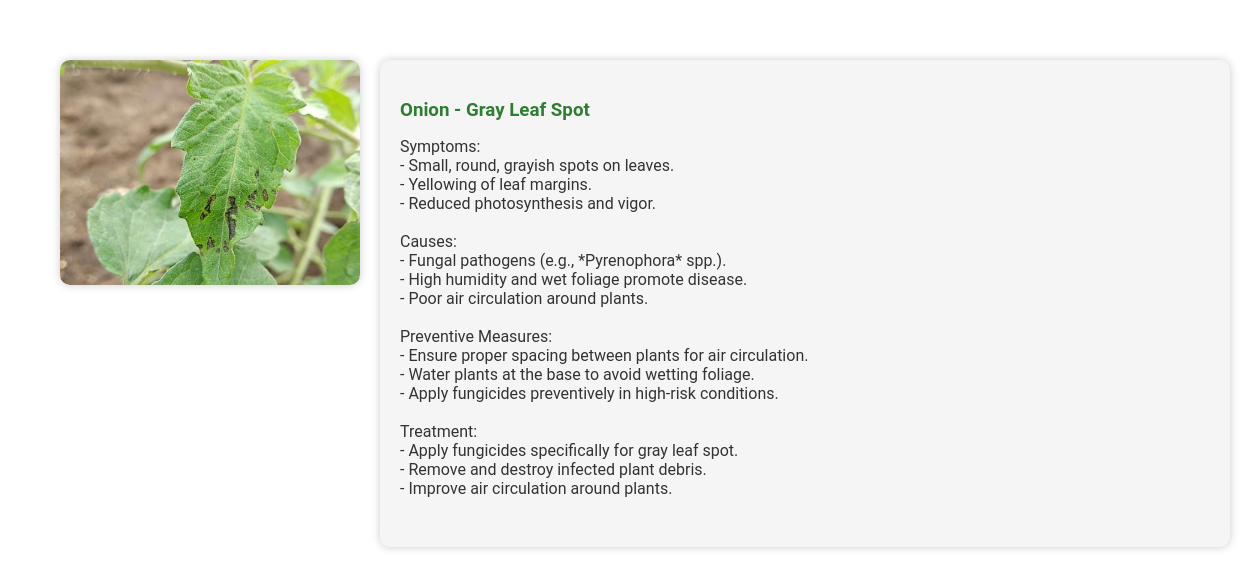
The page /disease_info/104 (signed in) on the database its author committed.
### app.py (models this page shows)
class Plant(db.Model):
    id = db.Column(db.Integer, primary_key=True)
    name = db.Column(db.String(50), unique=True, nullable=False)
    diseases = db.relationship('Disease', backref='plant', lazy=True)

class Disease(db.Model):
    id = db.Column(db.Integer, primary_key=True)
    plant_id = db.Column(db.Integer, db.ForeignKey('plant.id'), nullable=False)
    name = db.Column(db.String(100), nullable=False)
    description = db.Column(db.Text, nullable=False)
    stage = db.Column(db.String(50), nullable=False)

### app.py (the view)
@app.route('/disease_info/<int:disease_id>', methods=['GET'])
def disease_info(disease_id):
    if 'user_id' not in session:
        return redirect(url_for('login'))
    disease = Disease.query.get_or_404(disease_id)
    return render_template('disease_info.html', disease=disease)

### templates/disease_info.html (shortened to what this page needs)
<!DOCTYPE html>
<html lang="en" class="disease-info">
<head>
    <link rel="stylesheet" type="text/css" href="{{ url_for('static', filename='css/styles.css') }}">
</head>
<body class="disease-info">
    <div class="disease-info-container">
        <div class="disease-info-top">
            <img src="{{ url_for('static', filename='images/' + disease.name.lower().replace(' ', '_') + '.png') }}" alt="{{ disease.name }}">
            <div class="disease-info-content">
                <h3>{{ disease.plant.name }} - {{ disease.name }}</h3>
                <p class="convert-br">{{ disease.description|safe }}</p>
            </div>
        </div>
    </div>
</body>
</html>

### static/css/styles.css (style rules this page uses)
html, body { font-family: 'Roboto', sans-serif; margin: 0; padding: 0; height: 100%; width: 100%; scroll-behavior: smooth; background-color: #f4f4f4; }
p { color: #555; margin-bottom: 20px; }
html.disease-info, body.disease-info { background: #fff; display: flex; justify-content: center; align-items: flex-start; padding: 20px; }
.disease-info-container { display: flex; flex-direction: column; width: 100%; max-width: 1200px; margin: 0 auto; padding: 20px; }
.disease-info-top { display: flex; align-items: flex-start; justify-content: space-between; margin-bottom: 20px; }
.disease-info-top img { max-width: 300px; height: auto; border-radius: 10px; margin-right: 20px; box-shadow: 0 0 10px rgba(0, 0, 0, 0.2); }
.disease-info-content { flex: 1; padding: 20px; background: #f5f5f5; border-radius: 10px; box-shadow: 0 0 10px rgba(0, 0, 0, 0.2); }
.disease-info-content h3 { color: #2e7d32; margin-bottom: 10px; }
.disease-info-content p { color: #333; margin-bottom: 10px; }
p { color: #333333; }

### rows shown on the page
Plant: plant.name "Onion"
Disease: name "Gray Leaf Spot", description "Symptoms: - Small, round, grayish spots on leaves. - Yellowing of leaf margins. - Reduced photosynthesis and vigor. Causes: - Fungal pathogens (e.g., *Pyrenophora* spp.). - High humidity and wet foliage promote disease. - Poor air circulation around plants. Preventive Measures: - Ensure proper spacing between plants for air circulation. - Water plants at the base to avoid wetting foliage. - Apply fungicides preventively in high-risk conditions. Treatment: - Apply fungicides specifically for gray leaf spot. - Remove and destroy infected plant debris. - Improve air circulation around plants."
